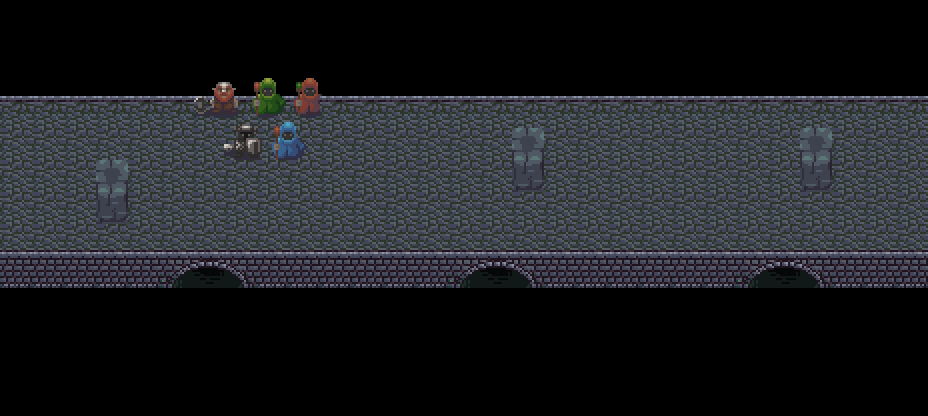

This game map was drawn from its Tiled (.tmx) file and the tilesets committed beside it. A one-line description and the full map source follow:
An orthogonal 29x13 tile map with 32x32 px tiles, 2 tile layers (Tile Layer 1, Tile Layer 2), 4 tilesets and 7 objects.

<map version="1.10" tiledversion="1.10.0" orientation="orthogonal" renderorder="right-down" width="29" height="13" tilewidth="32" tileheight="32" infinite="0" nextlayerid="12" nextobjectid="11">
 <tileset firstgid="1" source="../tileset/prefab1.tsx" />
 <tileset firstgid="33" source="../tileset/sewer_tiles.tsx" />
 <tileset firstgid="385" source="../tileset/dungeon_tiles.tsx" />
 <tileset firstgid="937" source="../tileset/cave_tiles.tsx" />
 <layer id="1" name="Tile Layer 1" width="29" height="13">
  <data encoding="csv">
1265,1265,1265,1265,1265,1265,1265,1265,1265,1265,1265,1265,1265,1265,1265,1265,1265,1265,1265,1265,1265,1265,1265,1265,1265,1265,1265,1265,1265,
1265,1265,1265,1265,1265,1265,1265,1265,1265,1265,1265,1265,1265,1265,1265,1265,1265,1265,1265,1265,1265,1265,1265,1265,1265,1265,1265,1265,1265,
1265,1265,1265,1265,1265,1265,1265,1265,1265,1265,1265,1265,1265,1265,1265,1265,1265,1265,1265,1265,1265,1265,1265,1265,1265,1265,1265,1265,1265,
34,34,34,34,34,34,34,34,34,34,34,34,34,34,34,34,34,34,34,34,34,34,34,34,34,34,34,34,34,
50,50,50,50,50,50,50,50,50,50,50,50,50,50,50,50,50,50,50,50,50,50,50,50,50,50,50,50,50,
50,50,50,50,50,50,50,50,50,50,50,50,50,50,50,50,50,50,50,50,50,50,50,50,50,50,50,50,50,
50,50,50,50,50,50,50,50,50,50,50,50,50,50,50,50,52,53,50,50,52,50,50,50,50,50,50,50,50,
66,66,66,66,66,66,66,66,66,66,66,66,66,66,66,66,66,66,66,66,66,66,66,66,66,66,66,66,66,
193,193,193,193,193,130,131,132,193,193,193,193,193,193,130,131,132,193,193,193,193,193,193,130,131,132,193,193,193,
1265,1265,1265,1265,1265,1265,1265,1265,1265,1265,1265,1265,1265,1265,1265,1265,1265,1265,1265,1265,1265,1265,1265,1265,1265,1265,1265,1265,1265,
1265,1265,1265,1265,1265,1265,1265,1265,1265,1265,1265,1265,1265,1265,1265,1265,1265,1265,1265,1265,1265,1265,1265,1265,1265,1265,1265,1265,1265,
1265,1265,1265,1265,1265,1265,1265,1265,1265,1265,1265,1265,1265,1265,1265,1265,1265,1265,1265,1265,1265,1265,1265,1265,1265,1265,1265,1265,1265,
1265,1265,1265,1265,1265,1265,1265,1265,1265,1265,1265,1265,1265,1265,1265,1265,1265,1265,1265,1265,1265,1265,1265,1265,1265,1265,1265,1265,1265
</data>
 </layer>
 <layer id="11" name="Tile Layer 2" width="29" height="13">
  <data encoding="csv">
0,0,0,0,0,0,0,0,0,0,0,0,0,0,0,0,0,0,0,0,0,0,0,0,0,0,0,0,0,
0,0,0,0,0,0,0,0,0,0,0,0,0,0,0,0,0,0,0,0,0,0,0,0,0,0,0,0,0,
0,0,0,0,0,674,675,676,677,678,679,0,0,0,0,0,0,0,0,0,0,0,0,0,0,0,0,0,0,
0,0,0,0,0,0,698,699,700,701,0,0,0,0,0,0,0,0,0,0,0,0,0,0,0,0,0,0,0,
0,0,0,0,0,0,0,722,723,724,0,0,0,0,0,0,778,0,0,0,0,0,0,0,0,778,0,0,0,
0,0,0,778,0,0,0,0,0,0,0,0,0,0,0,0,661,50,50,50,50,50,0,0,0,661,0,0,0,
0,0,0,661,0,0,0,0,0,0,0,0,0,0,0,0,50,50,50,0,50,50,0,0,0,0,0,0,0,
0,0,0,0,0,0,0,0,0,0,0,0,0,0,0,0,0,0,0,0,0,0,0,0,0,0,0,0,0,
0,0,0,0,0,0,0,0,0,0,0,0,0,0,0,0,0,0,0,0,0,0,0,0,0,0,0,0,0,
0,0,0,0,0,0,0,0,0,0,0,0,0,0,0,0,0,0,0,0,0,0,0,0,0,0,0,0,0,
0,0,0,0,0,0,0,0,0,0,0,0,0,0,0,0,0,0,0,0,0,0,0,0,0,0,0,0,0,
0,0,0,0,0,0,0,0,0,0,0,0,0,0,0,0,0,0,0,0,0,0,0,0,0,0,0,0,0,
0,0,0,0,0,0,0,0,0,0,0,0,0,0,0,0,0,0,0,0,0,0,0,0,0,0,0,0,0
</data>
 </layer>
 <objectgroup id="2" name="HINT">
  <object id="1" x="0" y="96">
   <properties>
    <property name="for" value="LEFT" />
    <property name="size" type="int" value="5" />
   </properties>
   <point />
  </object>
  <object id="2" x="928" y="96">
   <properties>
    <property name="for" value="RIGHT" />
    <property name="size" type="int" value="5" />
   </properties>
   <point />
  </object>
 </objectgroup>
 <objectgroup color="#00ff00" id="3" name="PAPERS">
  <object id="3" x="128" y="160">
   <point />
  </object>
  <object id="8" x="416" y="224">
   <point />
  </object>
  <object id="9" x="608" y="160">
   <point />
  </object>
 </objectgroup>
 <objectgroup color="#000000" id="4" name="ENEMIES">
  <object id="5" x="352" y="192">
   <point />
  </object>
  <object id="10" x="672" y="192">
   <point />
  </object>
 </objectgroup>
</map>
